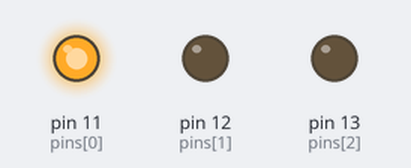
Bench run of a sketch on a simulated Arduino Uno, built with avr-gcc and run on an emulated ATmega328P. Parts: output pins drawn as LEDs (lit = HIGH).

Above: at 0.5 s.
At 1.5 s:
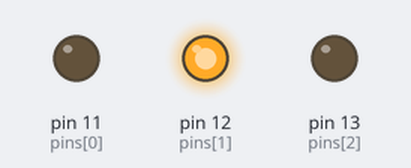
At 5.5 s:
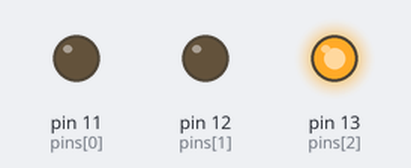
Timing chart, 0 to 6.9 s (numbered marks = the images above):
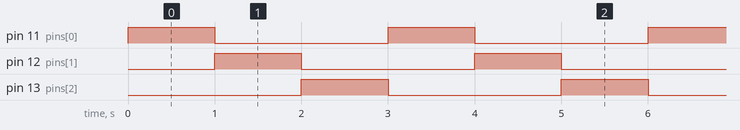

The sketch:

code.ino
```cpp
//Codigo
int pins[3] = {11,12,13};
int len = 3;

void setup()
{
  for (int i = 0; i < len; i++)
  {
  	pinMode(pins[i], OUTPUT);
  }
}

void loop()
{
  for (int i = 0; i < len; i++)
  {
    digitalWrite(pins[i-1], LOW);
   	digitalWrite(pins[i], HIGH);
    delay(1000);
  }
    digitalWrite(pins[len-1], LOW);
}
```

Measured:
- by itself, pin 11 (pins[0]), pin 12 (pins[1]), pin 13 (pins[2]): alternates HIGH for 1.0 s and LOW for 2.0 s
- by itself, everything shown: repeats every 3.0 s, in 4 steps
